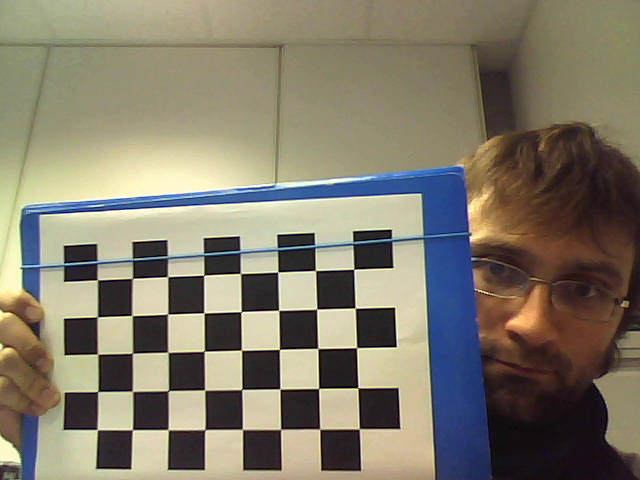
//> input picture frame 1 of videos/calibVideo.avi, 640 x 480 px, given in place of the camera
$ ./calib   (built with g++ and OpenCV 4)
//> lines starting //> are read from the running program, lines starting //| are printed output that depends on the picture; after the words box and inside, x2 and y2 are one past the last pixel; in counts of white or black regions, pixels touching at a corner belong together

#include <stdio.h>
#include "opencv/cv.h"
#include "opencv/highgui.h"
#include <vector>
#include <sstream>
#include <iomanip>

// Creates data structure of 2D - 3D correspondences for calibration
void initPatterns3DPoints(int nFrames,  CvSize patternSize, float patternSquareSide, CvMat* & points, CvMat* & counts);

// Prints calibration results
void printCalib(CvMat* A, CvMat* d, CvMat* Rs = NULL, CvMat* Ts = NULL);

struct Points
{
	Points() : p1(cvPoint(-1,-1)), p2(cvPoint(-1,-1)), enabled(false) {};

	CvPoint p1, p2;

	bool enabled;
};

void onMouseClick(int event, int x, int y, int flags, void* p)
{
	Points* points = reinterpret_cast<Points*>(p);

	if (points->enabled && event & CV_EVENT_LBUTTONUP)
	{
		if (points->p1.x == -1)
		{
			points->p1.x = x;
			points->p1.y = y;
		}
		else if (points->p2.x == -1)
		{
			points->p2.x = x;
			points->p2.y = y;
		}
		else
		{
			points->p1.x = points->p2.x ;
			points->p1.y = points->p2.y ;

			points->p2.x = x;
			points->p2.y = y;
		}
	}
}

int main(int argc, char** argv){

	/////////////////////////////////////////
	// MODIFY THESE PARAMETERS ACCORDING TO YOUR CHESSBOARD
	//////////////////////////////////////////
	const int internalCornerX = 5;
	const int internalCornerY = 8;
	const float patternSquareSide = 2.8f;

	const int imageWidth = 640;
	const int imageHeight = 480;


	CvSize patternSize = cvSize(internalCornerX, internalCornerY);


	const int nCorners =  internalCornerX * internalCornerY;


	// Intrisic parameters
	CvMat* A = NULL;
	CvMat* d = NULL;

	// Extrinsic parameters
	CvMat* Rs = NULL;
	CvMat* Ts = NULL;

	CvCapture* capture = cvCreateCameraCapture(0);
	bool camera = true;

	if (capture == NULL)
	{
		capture = cvCreateFileCapture("..\\videos\\calibVideo.avi");
		camera = false;
	}

	if (capture == NULL)
	{
		printf("Impossibile aprire camera o stream");
	}

	if (camera)
		cvSetCaptureProperty(capture, CV_CAP_PROP_FRAME_WIDTH, imageWidth);


	cvNamedWindow("Stream", 0);

	bool do_calibration = false, print_thirdXCorner = false, compute3DDistance = false;
	bool calibrated = false;
	bool moveToNextFrameInStreamMode = true;
	Points points2D;

	cvSetMouseCallback("Stream", onMouseClick, &points2D);

	int nCalibFrames = 0;
	std::vector<CvPoint2D32f> totCorner;
	IplImage* input;
	IplImage* output = NULL;


	while(true)
	{
		if (camera || moveToNextFrameInStreamMode)
		{
			input = cvQueryFrame(capture);
//> input is the input picture: 480 rows x 640 cols, CV_8UC3; mean B, G, R 106.5, 122.8, 129.4
//> the key 'c' is pressed
//> `int found = cvFindChessboardCorners(input, patternSize, corners, &nFou..`: corners = 40 Points (x, y), first 12: [348, 274], [355.1, 307.8], [356.7, 347.7], [357.6, 387.6], [359.1, 429], [315.3, 270.5], [316.7, 308.9], [318.1, 348.4], [318.5, 388.5], [319.7, 429.2], [277.9, 271.8], [278.6, 310.4]; found = 1
//> `cvDrawChessboardCorners(output, patternSize, corners, nFoundCorners, f..`: output: 480 rows x 640 cols, CV_8UC3; 3.34% of pixels changed, all inside (x1, y1, x2, y2) = (91, 264, 366, 437)
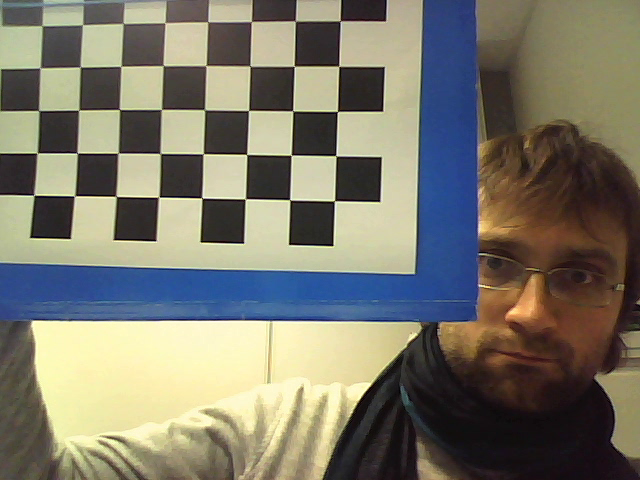
//> input picture frame 2 of videos/calibVideo.avi, 640 x 480 px, given in place of the camera
//> input is the input picture: 480 rows x 640 cols, CV_8UC3; mean B, G, R 105.9, 119.9, 123.1
//> the left mouse button is pressed and released at (160, 120)
//> the left mouse button is pressed and released at (480, 120)
//> the left mouse button is pressed and released at (480, 360)
//> the left mouse button is pressed and released at (160, 360)
//> `int found = cvFindChessboardCorners(input, patternSize, corners, &nFou..`: corners = 40 Points (x, y), first 12: [340.1, 20.99], [338.7, 66.14], [337.5, 111.5], [335.8, 155.8], [334.2, 200.9], [295.3, 21.14], [294.3, 66.14], [292.8, 110.8], [291.2, 155.2], [289.7, 199.8], [251.1, 21.89], [250, 66.02]
//> `cvDrawChessboardCorners(output, patternSize, corners, nFoundCorners, f..`: output: 480 rows x 640 cols, CV_8UC3; 3.63% of pixels changed, all inside (x1, y1, x2, y2) = (28, 15, 347, 208)
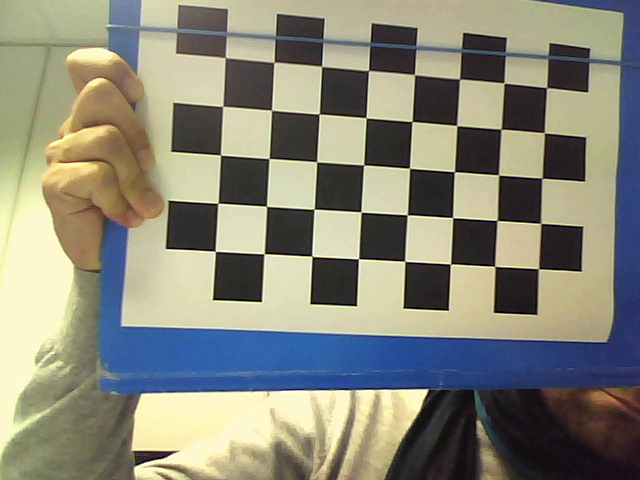
//> input picture frame 3 of videos/calibVideo.avi, 640 x 480 px, given in place of the camera
//> input is the input picture: 480 rows x 640 cols, CV_8UC3; mean B, G, R 120.3, 135.5, 136.6
//> the key 'p' is pressed
//> `int found = cvFindChessboardCorners(input, patternSize, corners, &nFou..`: corners = 40 Points (x, y), first 12: [546.7, 87.67], [544.3, 132.6], [541.8, 178.4], [540.8, 223.5], [538.6, 268.6], [504.1, 82.99], [501, 129.5], [498.5, 174.7], [496.9, 220.3], [494.7, 266.4], [460.2, 78.99], [456.7, 125.5]
//> `cvDrawChessboardCorners(output, patternSize, corners, nFoundCorners, f..`:
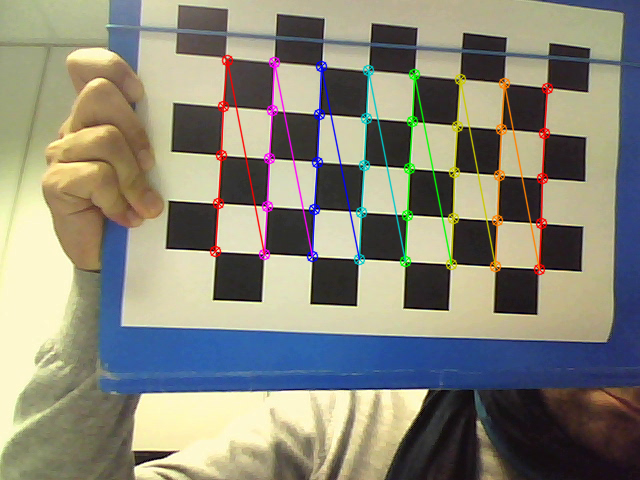
//> output: 480 rows x 640 cols, CV_8UC3; 3.83% of pixels changed, all inside (x1, y1, x2, y2) = (209, 54, 554, 276)
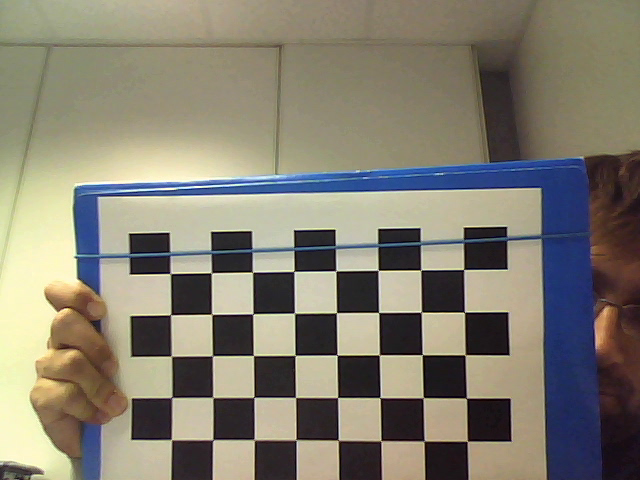
//> input picture frame 4 of videos/calibVideo.avi, 640 x 480 px, given in place of the camera
//> input is the input picture: 480 rows x 640 cols, CV_8UC3; mean B, G, R 112.3, 126.7, 131.9
			if (output) cvReleaseImage(&output);
			if (input) output = cvCloneImage(input);
			moveToNextFrameInStreamMode = false;
		}

		if (output == NULL)
			break;


		char key = cvWaitKey(50);
//> the key 'b' is pressed

		if (key == 'c')
		{
			printf("\nCalibration mode: press t to acquire a frame, d when done\n");
			do_calibration = true;
		}

		if (key == 'p')
		{
			printf("\n3D to 2D projection mode: press p again to exit\n");
			print_thirdXCorner = !print_thirdXCorner;
			compute3DDistance  = false;
		}

		if (key == 'b')
		{
			printf("\n2D to 3D back-projection mode: press b again to exit\n");
			points2D.enabled = compute3DDistance = !compute3DDistance;
			print_thirdXCorner = false;
		}

		if (key == 'n')
			moveToNextFrameInStreamMode = true;


		if (do_calibration && key == 'd')
		{
			CvMat* points;
			CvMat* counts;

			CvMat totCorner1Mat			= cvMat(1, nCalibFrames * nCorners, CV_32FC2, &totCorner[0]);

			initPatterns3DPoints(nCalibFrames, patternSize, patternSquareSide, points, counts);

			A = cvCreateMat(3, 3, CV_64FC1);
			d = cvCreateMat(5, 1, CV_64FC1);

			/////////////////////////////////////////
			// YOUR CODE HERE: see Exercise 1
			// create matrices to store rotation and translation vectors
			// when your done, modify the code at the end of the file to print them, too
			//////////////////////////////////////////
			Rs = NULL;
			Ts = NULL;
			//////////////////////////////////////////


			cvCalibrateCamera2(points, &totCorner1Mat, counts, cvGetSize(input), A, d, Rs, Ts);


			cvSave("A.yaml", A, "A");
			cvSave("d.yaml", d, "d");

			if (Rs != NULL && Ts != NULL)
			{
				cvSave("Rs.yaml", Rs, "Rs");
				cvSave("Ts.yaml", Ts, "Ts");
			}

			printf("\nCalibration saved\n");

			printCalib(A, d, Rs, Ts);

			do_calibration = false;
			calibrated = true;
			moveToNextFrameInStreamMode = true;
		}

		if (do_calibration)
		{
			CvPoint2D32f corners[nCorners];
			int nFoundCorners = nCorners;

			int found = cvFindChessboardCorners(input, patternSize, corners, &nFoundCorners);
//> corners = 40 Points (x, y), first 12: [461, 271], [464.4, 312.4], [464.9, 354.9], [466.2, 398.2], [467.3, 441.3], [420.7, 270.3], [421.3, 312], [422.4, 354.6], [423.4, 397.5], [424.1, 441], [378.4, 270.3], [378.5, 312.5]

			if ((found || !camera) && key == 't')
			{
				IplImage* grayImg = cvCreateImage( cvGetSize(input), IPL_DEPTH_8U, 1 );

				if( input->nChannels == 1 )
					cvCopy( input, grayImg );
				else
					cvCvtColor( input, grayImg, CV_BGR2GRAY );

				cvFindCornerSubPix( grayImg, corners, nFoundCorners,
					cvSize(5,5), cvSize(-1,-1),
					cvTermCriteria(CV_TERMCRIT_ITER|CV_TERMCRIT_EPS,30,0.01));

				cvReleaseImage(&grayImg);

				char filename[1000];
				sprintf(filename, "calibFrame%02d.png", nCalibFrames);
				cvSaveImage(filename, input);

				nCalibFrames++;

				printf("Calibration Frames: %d\r", nCalibFrames);

				totCorner.insert(totCorner.end(), corners, corners + nFoundCorners);

				moveToNextFrameInStreamMode = true;
			}

			cvDrawChessboardCorners(output, patternSize, corners, nFoundCorners, found);
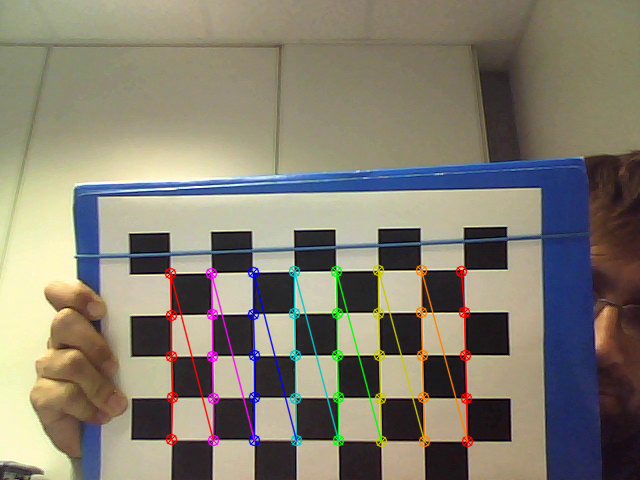
//> output: 480 rows x 640 cols, CV_8UC3; 3.56% of pixels changed, all inside (x1, y1, x2, y2) = (164, 264, 474, 448)
		}


		if (key == 'l')
		{
			A = (CvMat*)cvLoad("A.yaml");
			d = (CvMat*)cvLoad("d.yaml");

			Rs = (CvMat*)cvLoad("Rs.yaml");
			Ts = (CvMat*)cvLoad("Ts.yaml");

			printCalib(A,d,Rs,Ts);
			calibrated = true;
		}


		if (!do_calibration && !print_thirdXCorner && !compute3DDistance)
		{
			if (camera)
				printf("(c) calibration, (l) load, (q) exit, (p) ex2, (b) ex3\r");
			else
				printf("(c) calibration, (l) load, (n) next frame, (q) exit, (p) ex2, (b) ex3\r");
		}

		if (calibrated && !do_calibration)
		{
			if (!print_thirdXCorner && !compute3DDistance)
			{
				IplImage* img1Undist = cvCloneImage(output);
				cvUndistort2( output, img1Undist, A, d);

				cvShowImage("Stream", img1Undist);
				cvReleaseImage(&img1Undist);

			}
			else
			{
				int imageIdx = 0;
				std::stringstream sstr;
				sstr << "calibFrame" << std::setw(2) << std::setfill('0') << imageIdx << ".png";
				IplImage* calibFrame = cvLoadImage(sstr.str().c_str());
				IplImage* calibFrameUndist = NULL;

				if (calibFrame != NULL)
				{
					calibFrameUndist = cvCloneImage(calibFrame);
					cvUndistort2( calibFrame, calibFrameUndist, A, d);

					if (print_thirdXCorner)
					{
						CvPoint point2D = cvPoint(calibFrameUndist->width/2,calibFrameUndist->height/2);

						/////////////////////////////////////////
						// YOUR CODE HERE: see exercise 2,
						// you should compute the 2D coordinates of the 3D point (3 * squareSide, 1 * squareSide, 0)
						// and set the x and y fields of point2D them on the IplImage contained in the variable firstFrameUndist
						/////////////////////////////////////////


						////////////////////////////////////////////
						cvCircle(calibFrameUndist, point2D, 4, CV_RGB(255,0,0), CV_FILLED);
					}
					else //compute3DDistance == true
					{
						double distance = 0.0;

						if (points2D.p1.x != -1 && points2D.p2.x != -1)
						{

							/////////////////////////////////////////
							// YOUR CODE HERE : see Exercise 3,
							// you should compute the 3D coordinates of the two CvPoints
							// points2D.p1 and points2D.p2 from calibration frame,
							// then compute the 3D distance between the backprojections
							// and put the result in distance
							/////////////////////////////////////////


							/////////////////////////////////////////
						}

						if (points2D.p1.x != -1)
						{
							cvCircle(calibFrameUndist, points2D.p1, 2, CV_RGB(0, 255, 0), CV_FILLED);
						}

						if (points2D.p2.x != -1)
						{
							cvCircle(calibFrameUndist, points2D.p2, 2, CV_RGB(0, 255, 0), CV_FILLED);
						}

						if (points2D.p1.x != -1 && points2D.p2.x != -1)
						{
							cvLine(calibFrameUndist, points2D.p1, points2D.p2, CV_RGB(0, 255, 0), 2);
							CvFont f = cvFont(2,2);
							std::stringstream d_str;
							d_str << distance << " cm";
							cvPutText(calibFrameUndist, d_str.str().c_str(), points2D.p1, &f, CV_RGB(0,255,0));
						}

					}

				}

				if (calibFrame != NULL)
				{
					cvNamedWindow("Stream", 0);
					cvShowImage("Stream",calibFrameUndist);

					cvReleaseImage(&calibFrame);
					cvReleaseImage(&calibFrameUndist);
				}
				else
				{
					print_thirdXCorner = false;
					compute3DDistance = false;
				}

			}

		}
		else
		{
			cvShowImage("Stream", output);
		}

		if (key == 'q')
			break;
	}
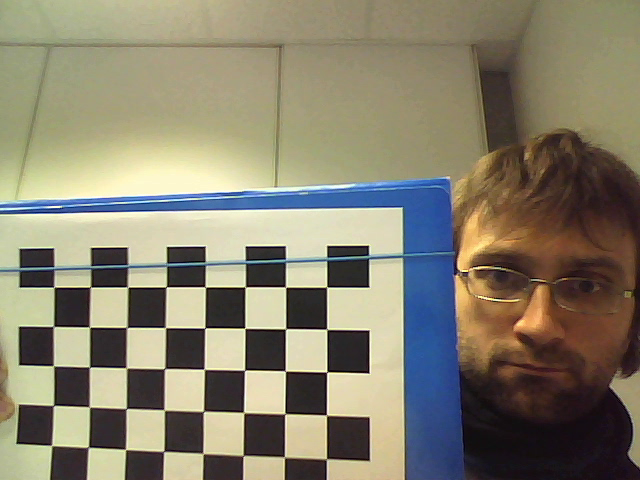
//> input: 480 rows x 640 cols, CV_8UC3; mean B, G, R 109.4, 129, 134.9
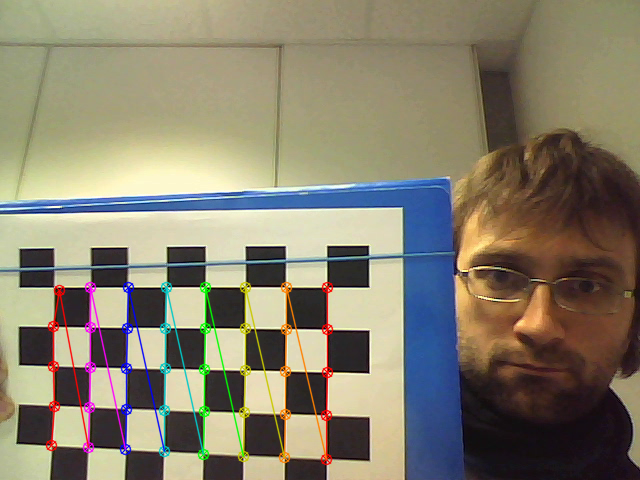
//> output: 480 rows x 640 cols, CV_8UC3; mean B, G, R 109, 128.4, 135

	printf("\n");
	cvReleaseCapture(&capture);
}

// [56 lines left out: functions initPatterns3DPoints, printCalib, not called in this run]

$ run again, starting later in the video
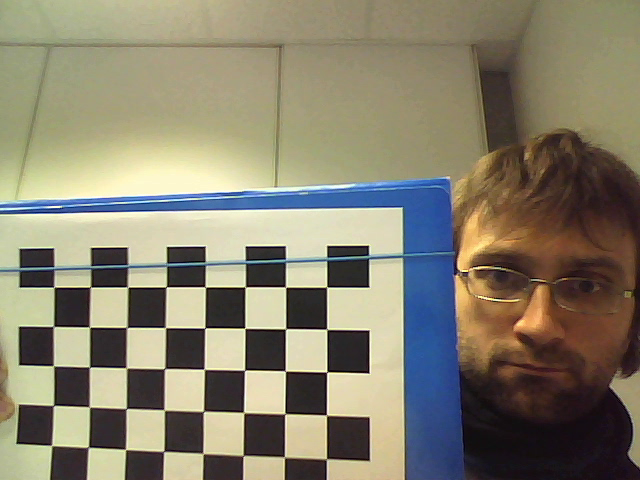
//> input picture frame 5 of videos/calibVideo.avi, 640 x 480 px, given in place of the camera
//> input is the input picture: 480 rows x 640 cols, CV_8UC3; mean B, G, R 109.4, 129, 134.9
//> corners = 40 Points (x, y), first 12: [326.7, 286.7], [326.7, 329.2], [326.9, 372.2], [326.5, 414.9], [326.5, 458.7], [285.6, 287.3], [285.8, 328.8], [285.3, 371.2], [285.3, 413.6], [284.4, 456.8], [245.1, 287], [244.7, 328.2]; found = 1
//> corners = 40 Points (x, y), first 12: [351.8, 17.2], [348.9, 62.04], [345.9, 107.2], [343.2, 151.8], [339.8, 197], [306.7, 16.57], [304.3, 61.78], [301.5, 105.8], [298.4, 150.4], [295.4, 195.2], [263.9, 16.41], [261.2, 61.31]
//> corners = 40 Points (x, y), first 12: [387.3, 391.8], [345.6, 393.5], [304.6, 394.6], [264, 396.3], [222.8, 398.1], [385, 350], [343.8, 351.4], [303.9, 353.2], [263, 354.4], [223, 356], [383, 309], [342.5, 310.6]
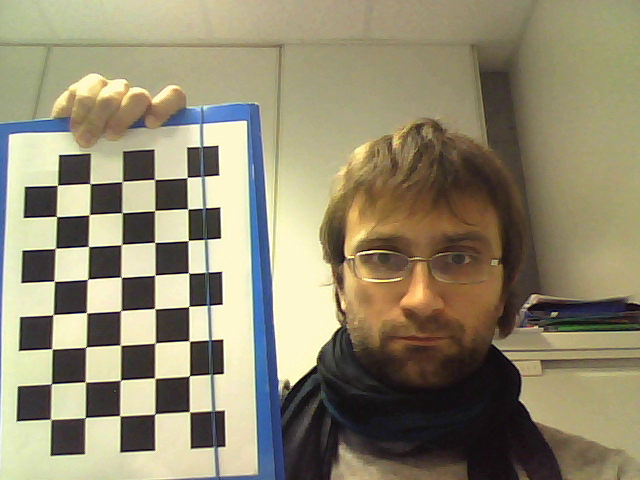
//> input picture frame 8 of videos/calibVideo.avi, 640 x 480 px, given in place of the camera
//> input is the input picture: 480 rows x 640 cols, CV_8UC3; mean B, G, R 111.8, 137.5, 145.1
//> corners = 40 Points (x, y), first 12: [189.3, 411.6], [155, 414], [119.5, 415.6], [85.47, 417.5], [50.55, 419.3], [189.4, 375.6], [154.7, 378.2], [120.6, 380.3], [85.19, 381.8], [51.48, 383.6], [189.5, 341.3], [155.1, 343]
//> after the loop `while(true)`:
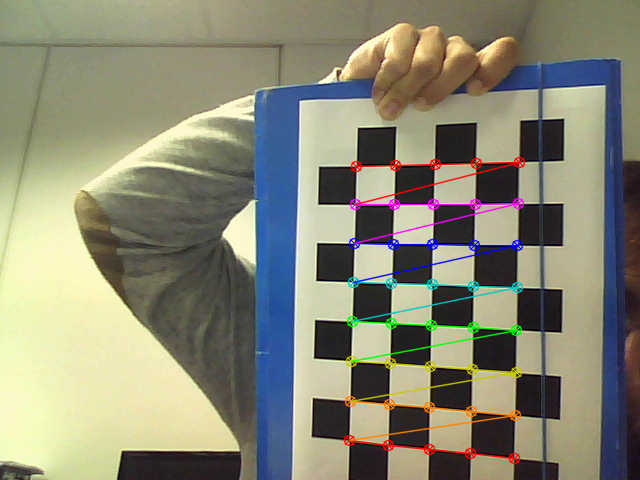
//> output: 480 rows x 640 cols, CV_8UC3; mean B, G, R 117.1, 136.7, 137.7

$ run again, starting later in the video
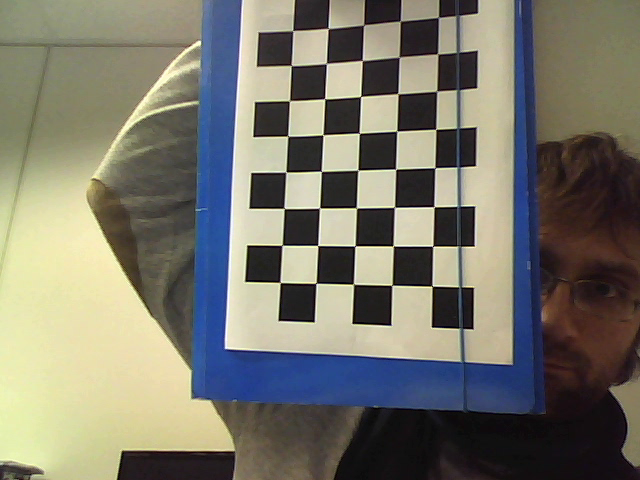
//> input picture frame 10 of videos/calibVideo.avi, 640 x 480 px, given in place of the camera
//> input is the input picture: 480 rows x 640 cols, CV_8UC3; mean B, G, R 107.2, 119.3, 121.4
//> corners = 40 Points (x, y), first 12: [432.2, 286.1], [391.6, 285.4], [353.3, 283.9], [315.9, 283.2], [280.2, 282.5], [432.5, 246.4], [392.9, 245.9], [355.1, 246], [317.6, 245.5], [282, 245.1], [434.1, 206.7], [394.5, 207.1]; found = 1
//> output: 480 rows x 640 cols, CV_8UC3; 3.26% of pixels changed, all inside (x1, y1, x2, y2) = (274, 11, 445, 293)
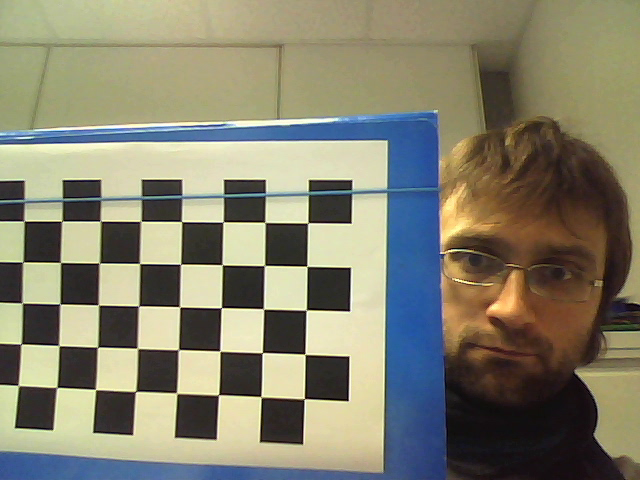
//> input picture frame 11 of videos/calibVideo.avi, 640 x 480 px, given in place of the camera
//> input is the input picture: 480 rows x 640 cols, CV_8UC3; mean B, G, R 109.6, 129.5, 132.3
//> corners = 40 Points (x, y), first 12: [307.9, 222.8], [306.7, 266.3], [306.3, 310.1], [304.7, 354.2], [304.4, 398.6], [264.7, 222.4], [264.5, 265.4], [263.4, 309.1], [262.4, 352.6], [260.7, 396.6], [223.3, 221.7], [222.3, 264.6]
//> output: 480 rows x 640 cols, CV_8UC3; 3.57% of pixels changed, all inside (x1, y1, x2, y2) = (12, 215, 315, 406)
//> corners = 40 Points (x, y), first 12: [367.4, 113.6], [367.3, 153.7], [367.1, 193.2], [366.1, 232.8], [366.1, 272.3], [328.4, 114.7], [328.4, 154.2], [327.5, 193.6], [326.9, 233], [327, 272], [289.6, 115.6], [289.3, 155]
//> `cvDrawChessboardCorners(output, patternSize, corners, nFoundCorners, f..`:
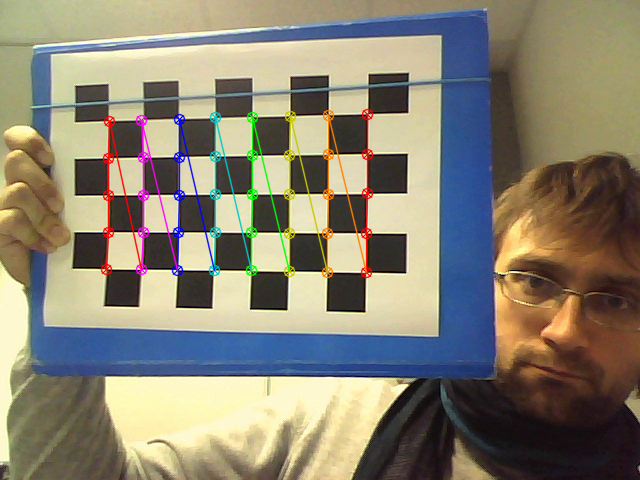
//> output: 480 rows x 640 cols, CV_8UC3; mean B, G, R 113.4, 130.7, 136.9
